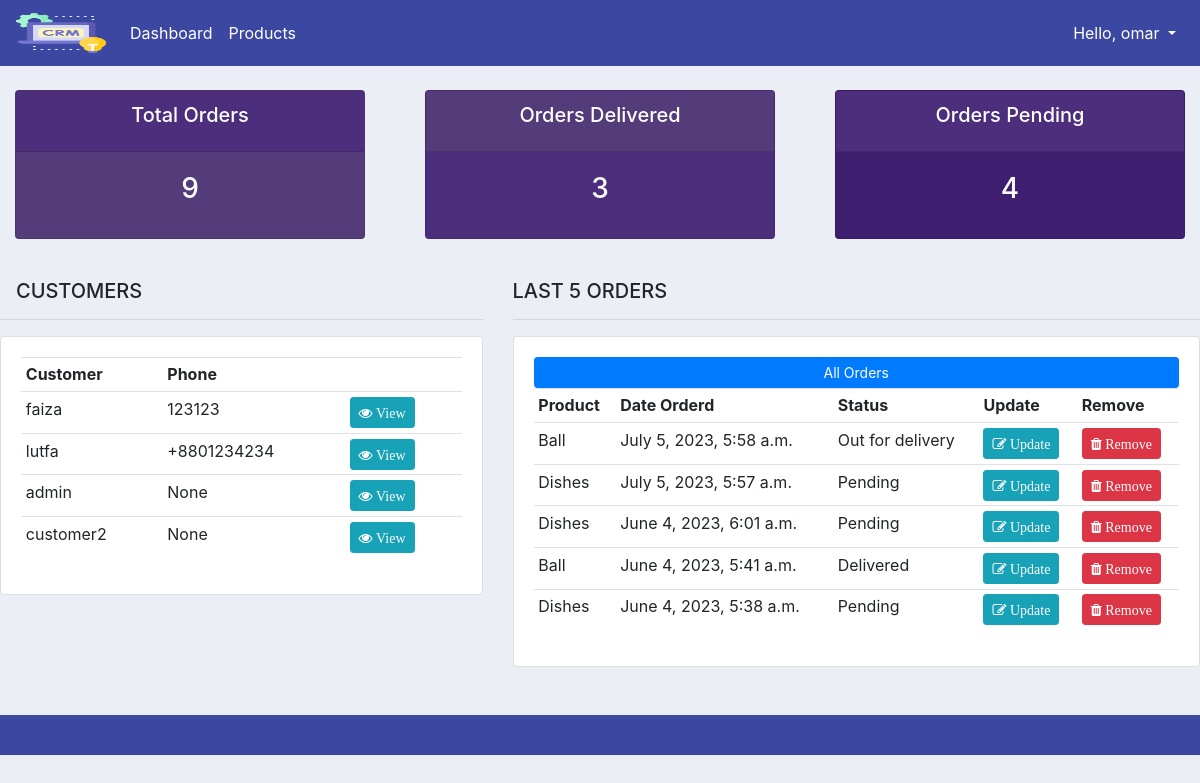
The app's page / (signed in) with its own data.
### accounts/models.py (models this page shows, shortened)
class Customer(models.Model):
    user = models.OneToOneField(User, null=True, blank=True, on_delete=models.CASCADE) # one to one relationships(one customer can have one user and one user can have one customer)
    name = models.CharField(max_length=200, null=True)
    phone = models.CharField(max_length=200, null=True)
    email = models.CharField(max_length=200, null=True)
    profile_pic = models.ImageField(default="profile1.png", null=True, blank=True)
    date_created = models.DateTimeField(auto_now_add=True, null=True)

class Order(models.Model):
    STATUS = (
        ('Pending', 'Pending'),
        ('Out for delivery', 'Out for delivery'),
        ('Delivered', 'Delivered'),
    )
    customer = models.ForeignKey(Customer, null=True, on_delete=models.SET_NULL) # one to many relationships
    product = models.ForeignKey(Product, null=True, on_delete=models.SET_NULL) # one to many relationships
    date_created = models.DateTimeField(auto_now_add=True, null=True)
    status = models.CharField(max_length=200, null=True, choices=STATUS)
    note = models.CharField(max_length=1000, null=True) # for custom Search

class Product(models.Model):
    CATEGORY = (
        ('Indoor', 'Indoor'),
        ('Out Door', 'Out Door'),
    )
    name = models.CharField(max_length=200, null=True)
    price = models.FloatField(null=True)
    category = models.CharField(max_length=200, null=True, choices=CATEGORY)
    description = models.CharField(max_length=200, null=True, blank=True)
    date_created = models.DateTimeField(auto_now_add=True, null=True)
    tags = models.ManyToManyField(Tag) # Many to Many relationships
    def __str__(self):
        return self.name

### accounts/decorators.py (the view)
	def wrapper_function(request, *args, **kwargs):
		group = None
		if request.user.groups.exists():
			group = request.user.groups.all()[0].name
		if group == 'customer':
			return redirect('user-page')
		if group == 'admin':
			return view_func(request, *args, **kwargs)

### accounts/views.py (called while the page is built)
@login_required(login_url='login')
@admin_only # if customer the redirect to user-page and if admin redirect to view_func
def home(request):
    last_five_orders = Order.objects.all().order_by('-date_created')[:5]
    orders = Order.objects.all()
    customers = Customer.objects.all()
    total_customers = customers.count()
    total_orders = orders.count()
    delivered = orders.filter(status='Delivered').count()
    pending = orders.filter(status='Pending').count()
    context = {
        'last_five_orders':last_five_orders,
        'orders':orders,
        'customers':customers,
        'total_customers':total_customers,
        'total_orders':total_orders,
        'delivered':delivered,
        'pending':pending
    }
    return render(request, 'accounts/dashboard.html', context)

### accounts/templates/accounts/dashboard.html
{% extends 'accounts/main.html' %}
{% block content %}
{% include 'accounts/status.html' %}
<br>
<div class="row">
	<div class="col-md-5">
		<h5 class="ml-3">CUSTOMERS</h5>
		<hr>
		<div class="card card-body">
			<table class="table table-sm">
				<tr>
					<th>Customer</th>
					<th>Phone</th>
					<th></th>
				</tr>
				{% for customer in customers %}
					<tr>
						<td>{{ customer.name }}</td>
						<td>{{ customer.phone }}</td>
						<td><a class="btn btn-sm btn-info" href="{% url 'customer' customer.id %}"><i class="fa fa-eye"> View</i></a></td>
					</tr>
				{% endfor %}
			</table>
		</div>
	</div>
	<div class="col-md-7">
		<h5>LAST 5 ORDERS</h5>
		<hr>
		<div class="card card-body">
			<table class="table table-sm">
				<tr>
					<th>Product</th>
					<th>Date Orderd</th>
					<th>Status</th>
					<th>Update</th>
					<th>Remove</th>
				</tr>
				{% for order in last_five_orders %}
					<tr>
						<td>{{ order.product }}</td>
						<td>{{ order.date_created }}</td>
						<td>{{ order.status }}</td>
						<td><a class="btn btn-sm btn-info" href="{% url 'updateOrder' order.id %}"><i class="fa fa-edit"> Update</i></a></td>
						<td><a class="btn btn-sm btn-danger" href="{% url 'delete_order' order.id %}"><i class="fa fa-trash"> Remove</i></a></td>
					</tr>
				{% endfor %}
				<a class="btn btn-primary btn-sm btn-block" href="{% url 'allOrders' %}">All Orders</a>
			</table>
		</div>
	</div>
</div>
{% endblock %}

### accounts/templates/accounts/main.html (shortened to what this page needs)
{% load static %}
<!DOCTYPE html>
<html lang="en" dir="ltr">
  <head>
    <link rel="stylesheet" href="https://maxcdn.bootstrapcdn.com/bootstrap/4.0.0/css/bootstrap.min.css">
    <link rel="stylesheet" href="https://cdnjs.cloudflare.com/ajax/libs/font-awesome/4.7.0/css/font-awesome.min.css">
    <link rel="stylesheet" type="text/css" href="{% static '/css/main.css' %}">
  </head>
  <body style="overflow-x: hidden;">
    {% include 'accounts/navbar.html' %}
    {% block content %}
    {% endblock %}
<br><br>
    <footer class="footer">
    </footer>
  </body>
</html>

### accounts/templates/accounts/navbar.html (shortened to what this page needs)
{% load static %}
{% load qr_code %}
<nav class="navbar navbar-expand-lg navbar-dark" style="background-color: #3B47A1;">
  <a class="navbar-brand" href="{% url 'home' %}">
    <img src="{% static 'images/logo.png' %}" width="90" height="40" alt="">
  </a>
  <div class="collapse navbar-collapse" id="navbarSupportedContent">
    <ul class="navbar-nav mr-auto">
      {% if request.user.is_staff %}
      <li class="nav-item active">
        <a class="nav-link" href="{% url 'home' %}">Dashboard</a>
      </li>
      <li class="nav-item active">
        <a class="nav-link" href="{% url 'products' %}">Products</a>
      </li>
      {% else %}
      <li class="nav-item active">
        <a class="nav-link" href="{% url 'account' %}">Settings</a>
      </li>
      {% endif %}
    </ul>
    <ul class="navbar-nav">
      <li class="nav-item dropdown">
        <a class="nav-link dropdown-toggle" href="#" id="navbarDropdown" role="button" data-toggle="dropdown"
          aria-haspopup="true" aria-expanded="false" style="color: #fff;">
          Hello, {{request.user}}
        </a>
      </li>
    </ul>
  </div>
</nav>

### accounts/templates/accounts/status.html
<br>
<div class="row">
	<div class="col">
		<div class="col-md">
			<div class="card text-center text-white  mb-3" id="total-orders">
			  	<div class="card-header" style="background-color: #4d2e7c;">
			  		<h5 class="card-title">Total Orders</h5>
			  	</div>
			  	<div class="card-body">
			    	<h3 class="card-title">{{ total_orders }}</h3>
			  	</div>
			</div>
		</div>
	</div>
	<div class="col">
		<div class="col-md">
			<div class="card text-center text-white  mb-3" id="orders-delivered">
			  	<div class="card-header" style="background-color: #543b79;">
			  		<h5 class="card-title">Orders Delivered</h5>
			  	</div>
			  	<div class="card-body">
			    	<h3 class="card-title">{{ delivered }}</h3>
			  	</div>
			</div>
		</div>
	</div>
	<div class="col">
		<div class="col-md">
			<div class="card text-center text-white  mb-3" id="orders-pending">
			  	<div class="card-header" style="background-color: #4d2e7c;">
			  		<h5 class="card-title">Orders Pending</h5>
			  	</div>
			  	<div class="card-body">
			    	<h3 class="card-title">{{ pending }}</h3>
			  	</div>
			</div>
		</div>
	</div>
</div>

### static/css/main.css (style rules this page uses)
body { background-color: #ebeff5; }
#total-orders { background-color: #543b79; }
#orders-delivered { background-color: #4d2e7c; }
#orders-pending { background-color: #3f1f6f; }

### accounts/templates/accounts/main.html (style rules this page uses)
.footer { background-color: #3b47a1; padding: 20px; color: white; text-align: center; }

### records on screen
Customer: name "faiza", phone "123123"
Customer: name "lutfa", phone "+8801234234"
Customer: name "admin", phone "None"
Customer: name "customer2", phone "None"
Order: product "Ball", date_created "July 5, 2023, 5:58 a.m.", status "Out for delivery"
Order: product "Dishes", date_created "July 5, 2023, 5:57 a.m.", status "Pending"
Order: product "Dishes", date_created "June 4, 2023, 6:01 a.m.", status "Pending"
Order: product "Ball", date_created "June 4, 2023, 5:41 a.m.", status "Delivered"
Order: product "Dishes", date_created "June 4, 2023, 5:38 a.m.", status "Pending"

### other values on screen
{{ request.user }} "omar"
{{ total_orders }} "9"
{{ delivered }} "3"
{{ pending }} "4"
